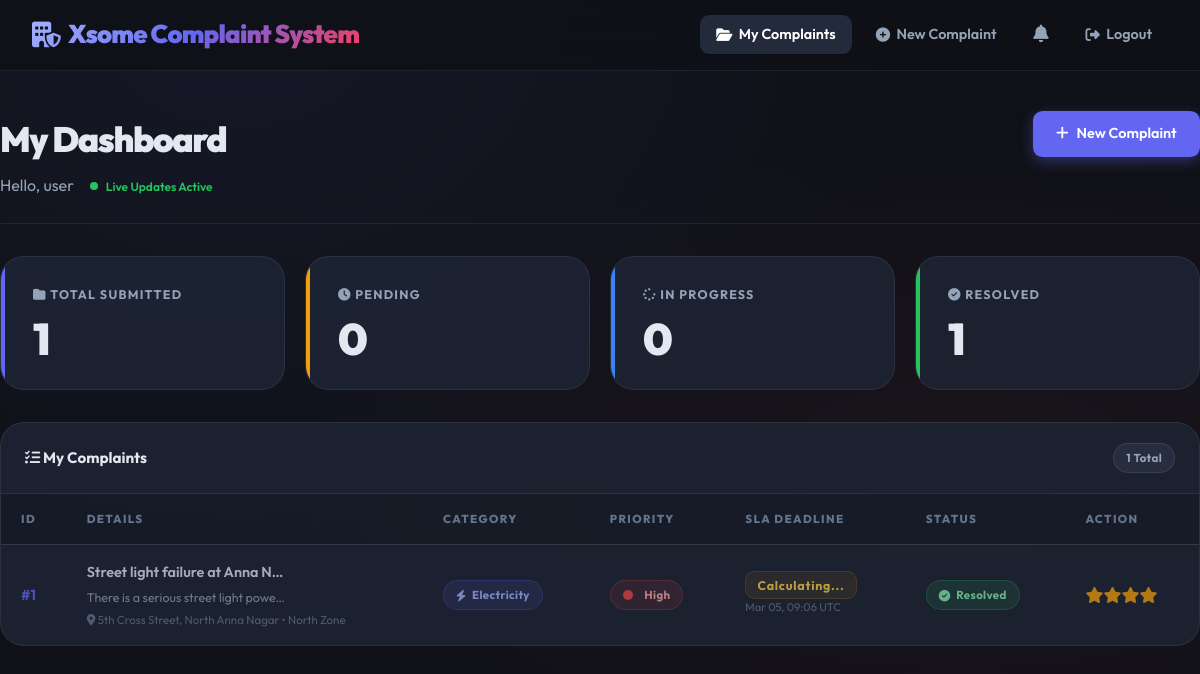
The page /user_dashboard (signed in) on the database its author committed.
### app.py (models this page shows)
class User(UserMixin, db.Model):
    id = db.Column(db.Integer, primary_key=True)
    username = db.Column(db.String(100), unique=True, nullable=False)
    email = db.Column(db.String(100), unique=True, nullable=False)
    phone = db.Column(db.String(15), unique=True, nullable=False)
    password = db.Column(db.String(200), nullable=False)
    role = db.Column(db.String(20), default='User')  # 'User', 'Officer', 'Admin'
    department = db.Column(db.String(50), nullable=True)

class Complaint(db.Model):
    id = db.Column(db.Integer, primary_key=True)
    user_id = db.Column(db.Integer, db.ForeignKey('user.id'), nullable=False)
    title = db.Column(db.String(200), nullable=False)
    description = db.Column(db.Text, nullable=False)
    category = db.Column(db.String(50), nullable=False)
    priority = db.Column(db.String(20), default='Low')
    status = db.Column(db.String(20), default='Pending')
    location = db.Column(db.String(200))
    image_file = db.Column(db.String(200), default=None)
    date_posted = db.Column(db.DateTime, default=datetime.utcnow)
    deadline = db.Column(db.DateTime)
    feedback = db.Column(db.Text, default=None)
    rating = db.Column(db.Integer, default=None)
    zone = db.Column(db.String(50), default='Central Zone')
    is_escalated = db.Column(db.Boolean, default=False)
    resolved_date = db.Column(db.DateTime, default=None)
    ai_vision_status = db.Column(db.String(300), default='No Image')
    is_duplicate = db.Column(db.Boolean, default=False)
    duplicate_of = db.Column(db.Integer, db.ForeignKey('complaint.id'), nullable=True)
    notification_sent = db.Column(db.Boolean, default=False)
    user = db.relationship('User', foreign_keys=[user_id], backref='complaints')

### app.py (the view)
@app.route('/user_dashboard')
@login_required
def user_dashboard():
    complaints = Complaint.query.filter_by(user_id=current_user.id).order_by(Complaint.date_posted.desc()).all()
    notifications = Notification.query.filter_by(
        target_role='User', target_user_id=current_user.id
    ).order_by(Notification.created_at.desc()).limit(10).all()
    return render_template('user_dashboard.html', complaints=complaints, notifications=notifications)

### app.py (called while the page is built)
@login_manager.user_loader
def load_user(user_id):
    return db.session.get(User, int(user_id))

### templates/user_dashboard.html (shortened to what this page needs)
<!DOCTYPE html>
<html lang="en">
<head>
    <link rel="stylesheet" href="{{ url_for('static', filename='css/style.css') }}">
    <link rel="stylesheet" href="https://cdnjs.cloudflare.com/ajax/libs/font-awesome/6.4.0/css/all.min.css">
</head>
<body>
    <nav class="navbar">
        <div class="container">
            <a href="{{ url_for('home') }}" class="logo"><i class="fa-solid fa-building-shield"></i> Xsome Complaint
                System</a>
            <div class="nav-links">
                <a href="{{ url_for('user_dashboard') }}" class="active"><i class="fa-solid fa-folder-open"></i>
                    <span>My Complaints</span></a>
                <a href="{{ url_for('submit_complaint') }}"><i class="fa-solid fa-plus-circle"></i> <span>New
                        Complaint</span></a>
                <button class="notif-bell" id="notifBell" onclick="toggleNotifPanel()">
                    <i class="fa-solid fa-bell"></i>
                </button>
                <a href="{{ url_for('logout') }}"><i class="fa-solid fa-right-from-bracket"></i> <span>Logout</span></a>
            </div>
        </div>
    </nav>
    <div class="container animate-up" style="padding:2.5rem 0 4rem;">
        <div
            style="display:flex; justify-content:space-between; align-items:flex-start; flex-wrap:wrap; gap:1rem; margin-bottom:2rem; padding-bottom:1.5rem; border-bottom:1px solid var(--border);">
            <div>
                <h1 style="font-size:2.2rem; font-weight:900; letter-spacing:-0.04em;">My Dashboard</h1>
                <div style="display:flex; align-items:center; gap:1rem; margin-top:0.4rem;">
                    <span style="color:var(--text-muted);">Hello, {{ current_user.username }}</span>
                    <span class="live-indicator"><span class="live-dot"></span> Live Updates Active</span>
                </div>
            </div>
            <a href="{{ url_for('submit_complaint') }}" class="btn btn-primary">
                <i class="fa-solid fa-plus"></i> New Complaint
            </a>
        </div>
        <div class="stats-grid" style="margin-bottom:2rem;">
            <div class="kpi-card" style="--accent-bar:#6366f1;">
                <div class="kpi-label"><i class="fa-solid fa-folder"></i> Total Submitted</div>
                <div class="kpi-value">{{ complaints|length }}</div>
            </div>
            <div class="kpi-card" style="--accent-bar:#f59e0b;">
                <div class="kpi-label"><i class="fa-solid fa-clock"></i> Pending</div>
                <div class="kpi-value">{{ complaints|selectattr('status', 'eq', 'Pending')|list|length }}</div>
            </div>
            <div class="kpi-card" style="--accent-bar:#3b82f6;">
                <div class="kpi-label"><i class="fa-solid fa-spinner"></i> In Progress</div>
                <div class="kpi-value">{{ complaints|selectattr('status', 'eq', 'In Progress')|list|length }}</div>
            </div>
            <div class="kpi-card" style="--accent-bar:#22c55e;">
                <div class="kpi-label"><i class="fa-solid fa-circle-check"></i> Resolved</div>
                <div class="kpi-value">{{ complaints|selectattr('status', 'eq', 'Resolved')|list|length }}</div>
            </div>
        </div>
        <div class="table-wrapper">
            <div
                style="padding:1.25rem 1.5rem; border-bottom:1px solid var(--border); display:flex; justify-content:space-between; align-items:center;">
                <h5 style="font-weight:700; font-size:0.95rem;"><i class="fa-solid fa-list-check"></i> My Complaints
                </h5>
                <span class="badge badge-gray">{{ complaints|length }} Total</span>
            </div>
            <div class="overflow-x">
                <table class="data-table" id="complaintsTable">
                    <thead>
                        <tr>
                            <th>ID</th>
                            <th>Details</th>
                            <th>Category</th>
                            <th>Priority</th>
                            <th>SLA Deadline</th>
                            <th>Status</th>
                            <th>Action</th>
                        </tr>
                    </thead>
                    <tbody id="complaintsBody">
                        {% for complaint in complaints %}
                        <tr id="row-{{ complaint.id }}"
                            class="{% if complaint.is_escalated and complaint.status != 'Resolved' %}escalated{% elif complaint.status == 'Resolved' %}row-resolved{% elif complaint.status == 'In Progress' %}row-progress{% endif %}">
                            <td style="font-weight:700; color:var(--primary);">#{{ complaint.id }}</td>
                            <td>
                                <div
                                    style="font-weight:600; max-width:200px; overflow:hidden; text-overflow:ellipsis; white-space:nowrap;">
                                    {{ complaint.title }}</div>
                                <div
                                    style="font-size:0.78rem; color:var(--text-muted); margin-top:0.2rem; max-width:200px; overflow:hidden; text-overflow:ellipsis; white-space:nowrap;">
                                    {{ complaint.description[:60] }}
                                </div>
                                <div style="font-size:0.72rem; color:var(--text-dim); margin-top:0.2rem;">
                                    <i class="fa-solid fa-location-dot"></i> {{ complaint.location }} &bull; {{
                                    complaint.zone }}
                                </div>
                            </td>
                            <td>
                                <span class="badge badge-purple">
                                    {% if complaint.category == 'Electricity' %}<i class="fa-solid fa-bolt"></i>
                                    {% elif complaint.category == 'Water' %}<i class="fa-solid fa-droplet"></i>
                                    {% elif complaint.category == 'Road' %}<i class="fa-solid fa-road"></i>
                                    {% elif complaint.category == 'Sanitation' %}<i class="fa-solid fa-trash"></i>
                                    {% else %}<i class="fa-solid fa-circle-dot"></i>{% endif %}
                                    {{ complaint.category }}
                                </span>
                            </td>
                            <td>
                                <span
                                    class="badge {% if complaint.priority == 'High' %}badge-danger{% elif complaint.priority == 'Medium' %}badge-warning{% else %}badge-success{% endif %}">
                                    <span class="priority-dot"
                                        style="background:{% if complaint.priority == 'High' %}#ef4444{% elif complaint.priority == 'Medium' %}#f59e0b{% else %}#22c55e{% endif %};"></span>
                                    {{ complaint.priority }}
                                </span>
                            </td>
                            <td>
                                {% if complaint.deadline %}
                                <span class="countdown" id="cd-{{ complaint.id }}"
                                    data-deadline="{{ complaint.deadline.isoformat() }}">
                                    Calculating...
                                </span>
                                <div style="font-size:0.7rem; color:var(--text-dim); margin-top:0.2rem;">
                                    {{ complaint.deadline.strftime('%b %d, %H:%M') }} UTC
                                </div>
                                {% endif %}
                            </td>
                            <td>
                                <span
                                    class="badge status-badge-{{ complaint.id }} {% if complaint.status == 'Resolved' %}badge-success{% elif complaint.status == 'In Progress' %}badge-info{% else %}badge-gray{% endif %}">
                                    {% if complaint.status == 'Pending' %}<i class="fa-solid fa-clock"></i>
                                    {% elif complaint.status == 'In Progress' %}<i
                                        class="fa-solid fa-spinner fa-spin"></i>
                                    {% else %}<i class="fa-solid fa-circle-check"></i>{% endif %}
                                    {{ complaint.status }}
                                </span>
                            </td>
                            <td>
                                {% if complaint.status == 'Resolved' %}
                                {% if complaint.feedback %}
                                <div style="color:#f59e0b; font-size:1rem;">
                                    {% for i in range(complaint.rating) %}<i class="fa-solid fa-star"></i>{% endfor %}
                                </div>
                                {% else %}
                                <a href="{{ url_for('submit_feedback', complaint_id=complaint.id) }}"
                                    class="btn btn-sm btn-ghost" style="color:var(--primary);">
                                    <i class="fa-solid fa-star"></i> Rate
                                </a>
                                {% endif %}
                                {% else %}
                                <span style="color:var(--text-dim); font-size:0.8rem;">Processing...</span>
                                {% endif %}
                            </td>
                        </tr>
                        {% endfor %}
                    </tbody>
                </table>
            </div>
        </div>
    </div>
</body>
</html>

### rows shown on the page
User: username "user"
Complaint: id "1", title "Street light failure at Anna N…", description "There is a serious street light powe…", location "5th Cross Street, North Anna Nagar", zone "North Zone", category "Electricity", priority "High", deadline "Mar 05, 09:06", status "Resolved", rating 4 (drawn)

### other values the page prints
{{ complaints|length }} "1"
{{ complaints|selectattr('status', 'eq', 'Pending')|list|length }} "0"
{{ complaints|selectattr('status', 'eq', 'In Progress')|list|length }} "0"
{{ complaints|selectattr('status', 'eq', 'Resolved')|list|length }} "1"
